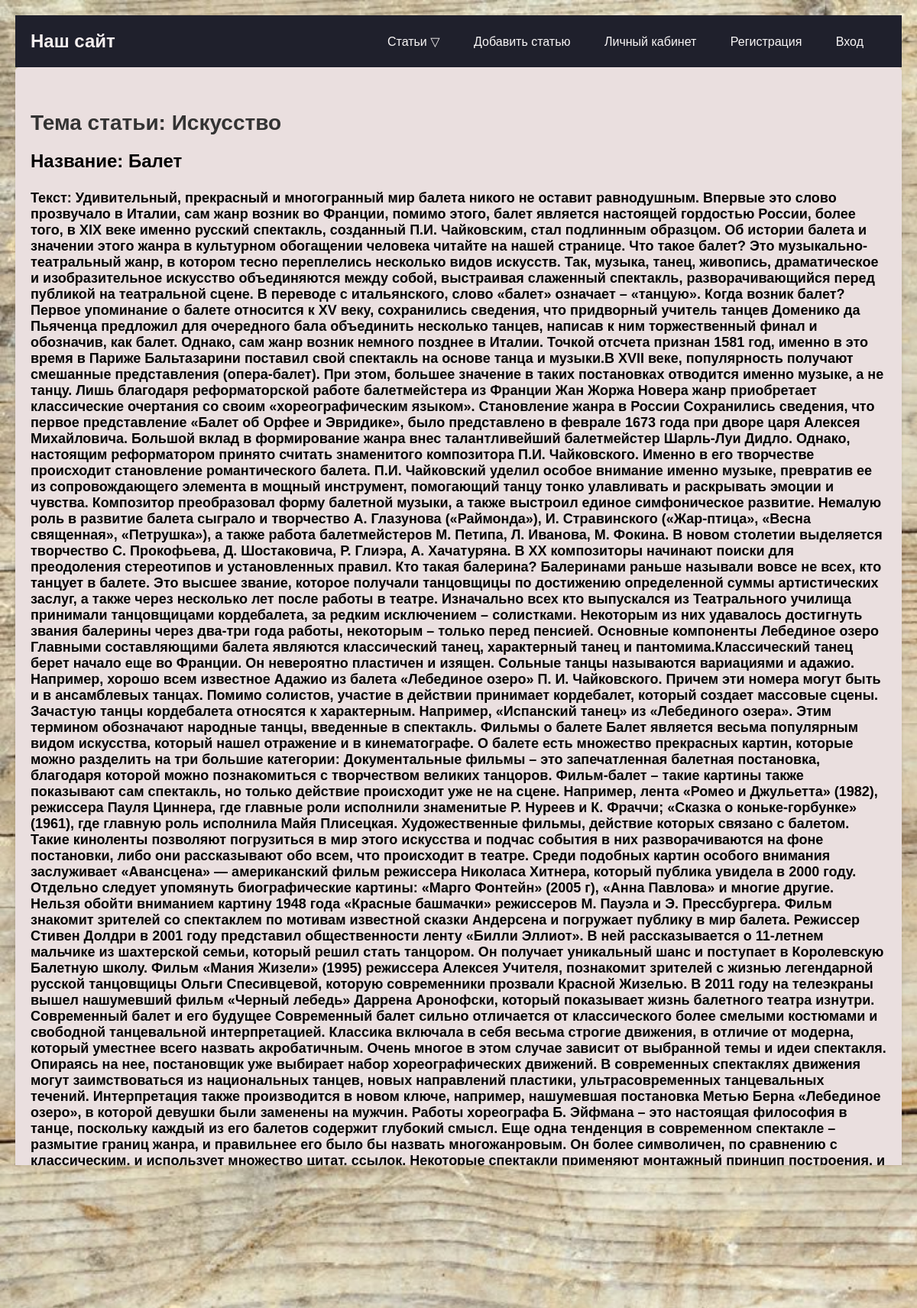
Page /info_art_aerticles/1/ on the committed database.
### catalog/models.py (models this page shows, shortened)
class Art(models.Model):
    topic = models.ForeignKey(Topic, on_delete=models.SET_NULL, null=True)
    title = models.CharField(max_length=1000, verbose_name='Название статьи')
    summary = models.CharField(max_length=1000, verbose_name='кратко о статье', blank=True, null=True)
    text = models.TextField(max_length=10000000000000000, verbose_name='текст статьи', blank=True, null=True)
    data = models.DateField(verbose_name='Дата публикации статьи', blank=True, null=True)
    info = models.URLField(verbose_name='Источник(и)', blank=True)
    author = models.ForeignKey(User, on_delete=models.SET_NULL, null=True, verbose_name='Автор')  # поле author
    image = models.URLField(verbose_name='Фото', blank=True, null=True)

class Topic(models.Model):
    VIBOR = (('Наука', 'Наука'), ('Спорт', 'Спорт'), ('Искусство', 'Искусство'))
    name = models.CharField(max_length=100, choices=VIBOR, verbose_name='Тема статьи')
    def __str__(self):
        return self.name

### catalog/views.py (the view)
# urls.py: path('info_art_aerticles/<int:pk>/', views.ArticleArtDetailView.as_view(), name='info_art'),
class ArticleArtDetailView(DetailView):
    model = Art

### templates/catalog/art_detail.html (shortened to what this page needs)
{% extends 'index.html' %}
{% load static %}
{% block head %}
    <link rel="stylesheet" href="{% static 'home.css' %}">
    <link rel="stylesheet" href="{% static 'articles_detail.css' %}">
{% endblock head %}
{% block content %}
    <div>
        <h1>Тема статьи: {{ art.topic }}</h1>
        <h2>Название: {{ art.title }}</h2>
        <h4 class="text">Текст: {{ art.text }}</h4>
        <h4 class="data">Дата публикации: {{ art.data }}</h4>
        <h4 class="author-text">Автор статьи: {{ art.author }}</h4>
        <h4 class="info">Источник: <a href="{{ art.info }}">{{ art.info }}</a></h4>
    </div>
{% endblock content %}

### catalog/static/home.css (style rules this page uses)
body { margin: 0; padding: 0; background: url('img/Статья-Фон.jpg'); background-repeat: no-repeat; background-size: cover; background-attachment: fixed; font-family: Arial, sans-serif; }
h2 { color: #333; font-size: 28px; margin-bottom: 20px; }
h1 { color: #333; font-size: 36px; margin-bottom: 30px; }

### catalog/static/articles_detail.css (style rules this page uses)
body { font-family: Arial, sans-serif; margin: 20px; background-color: #f5f5f5; }
div { background-color: #eadfdf; padding: 20px; border-radius: 5px; box-shadow: 0 2px 4px rgba(0, 0, 0, 0.1); }
h1 { font-size: 28px; margin-bottom: 10px; color: #333; }
h2 { font-size: 24px; margin-bottom: 5px; color: #000000; }
h4 { font-size: 18px; margin-bottom: 5px; color: #020202; }
a { color: #185adb; text-decoration: none; }

### rows in the picture
Art: topic "Искусство", title "Балет", text "Удивительный, прекрасный и многогранный мир балета никого не оставит равнодушным. Впервые это слово прозвучало в Италии, сам жанр возник во Франции, помимо этого, балет является настоящей гордостью России, более того, в XIX веке именно русский спектакль, созданный П.И. Чайковским, стал подлинным образцом. Об истории балета и значении этого жанра в культурном обогащении человека читайте на нашей странице. Что такое балет? Это музыкально-театральный жанр, в котором тесно переплелись несколько видов искусств. Так, музыка, танец, живопись, драматическое и изобразительное искусство объединяются между собой, выстраивая слаженный спектакль, разворачивающийся перед публикой на театральной сцене. В…", data "4 февраля 2024 г.", author "Nikita", info "https://soundtimes.ru/balet/o-balete/chto-takoe-balet-istoriya-baleta"
